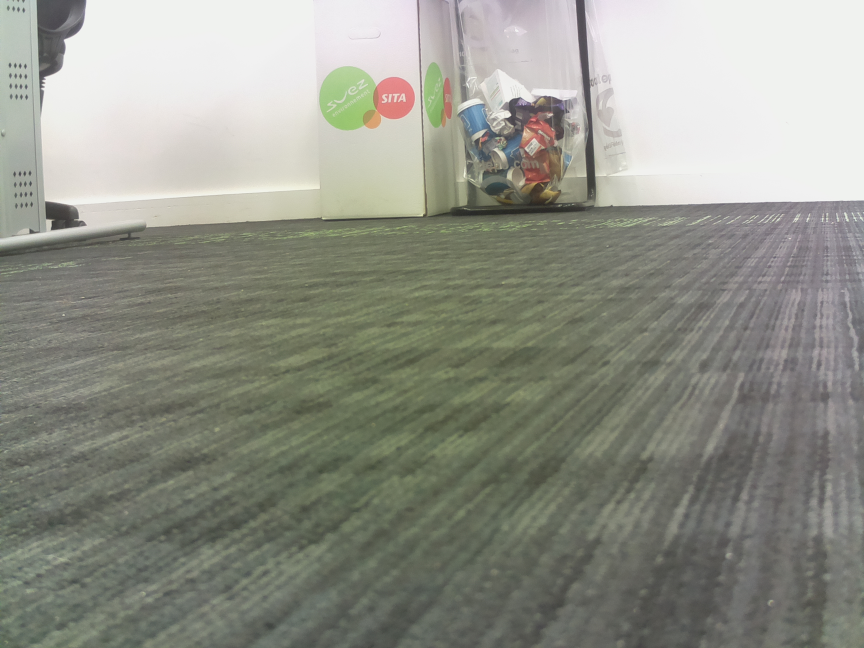
#> input picture alphabot-ppl/images/candidate2050.jpg, 2592 x 1944 px (shown at 1/3 size)
$ python -i dna.py   (imports and definitions only)   (Python 2 division)
#> lines starting #> are read from the running program, lines starting #| are printed output that depends on the picture; after the words box and inside, x2 and y2 are one past the last pixel; in counts of white or black regions, pixels touching at a corner belong together
#> further down, picture is the input picture: shape (1944, 2592, 3); mean B, G, R 136.2, 146.5, 144.8
from imutils import paths
import numpy as np
import imutils
import cv2
import math
from not_found_error import *

# initialize the known object width (cm), which in this case is the beacon
KNOWN_WIDTH = 8.5

# initialize camera-lenses real world distance (cm) from robot centre
DIST_FROM_CENTRE = 7

PIC_CENTRE_WIDTH = 1296 # x-centre-coordinate of the 2596x1944 resolution picture
FOCAL_LENGTH = 4305

# define the list of HSV boundaries (red, blue, purple, yellow, orange)
# IMPORTANT: colour boundaries should be in HSV: H (0-180) | S (0-255) | V (0-255)
COLOR_BOUNDARIES = [
    [([110, 120, 115], [180, 200, 255])],
    [([80, 100, 100], [110, 255, 255])],
    [([125, 10, 50], [160, 65 , 155])],
    [([20, 75, 125], [35, 255, 255])],
    [([5, 85, 100], [20, 230, 255])],
]

class Dna(object):
    def detect_color(self, image):
        # transfer to HSV colour space
        image = cv2.cvtColor(image, cv2.COLOR_BGR2HSV)
#> image: shape (1944, 2592, 3); mean H, S, V 46.4, 24.3, 148
	color = 0
	curr_width = 0
	# loop over the boundaries, find the most fitting color
	for boundaries in COLOR_BOUNDARIES:
		print("")
    		if (color == 0):
        		print("Looking for the Red Beacon...")
    		elif (color == 1):
        		print("Looking for the Blue Beacon...")
    		elif (color == 2):
        		print("Looking for the Purple Beacon...")
    		elif (color == 3):
        		print("Looking for the Yellow Beacon...")
    		else:
        		print("Looking for the Orange Beacon...")
    		for (lower, upper) in boundaries:
			# create NumPy arrays from the boundaries
        		lower = np.array(lower, dtype = "uint8")
        		upper = np.array(upper, dtype = "uint8")
        		# find the colors within the specified boundaries and apply
        		# the mask
        		mask = cv2.inRange(image, lower, upper)
                        # If searching for red, combine masks
                        if (color == 0):
                            mask = mask | cv2.inRange(image, np.array([0, 140, 115]), np.array([20, 200, 200]))

                        try:
				# find contour based on colour
        	                cnts = cv2.findContours(mask.copy(), cv2.RETR_LIST, cv2.CHAIN_APPROX_SIMPLE)
        		    	cnts = imutils.grab_contours(cnts)
        		    	c = max(cnts, key = cv2.contourArea)
			    	marker = cv2.minAreaRect(c)

			    	# Always looking for cylinders sitting on their bottom
            		    	if (marker[1][0] < marker[1][1]):
                	    		width = marker[1][0]
                			height = marker[1][1]
                			angle = marker[2]
            			else:
                			# Cannot be sitting on their side
                			raise ValueError
            			print("Candidate contour width, height and angle:")
            			print round(width), round(height), round(angle, 2)

            			# Check if feasible beacon marker
                                # 0: (WEAK) width must be greater than 100 pixels
                                if not(width >= 100):
                                        raise ValueError
                                # 1: width to height ratio must be within the range of [0.37, 0.45]
            			elif not((width/height >= 0.37) and (width/height <= 0.45)):
                			raise ValueError
            			# 2: angle must be within the range of [-5, 5]
            			elif not(angle >= -5 and angle <= 5):
                			raise ValueError

                        except ValueError:
				print('Not found!')
                                width = 0
            			continue
		if (width > curr_width):
            		curr_color = color
            		curr_width = width
			curr_cnt = c
                        break

    		color += 1
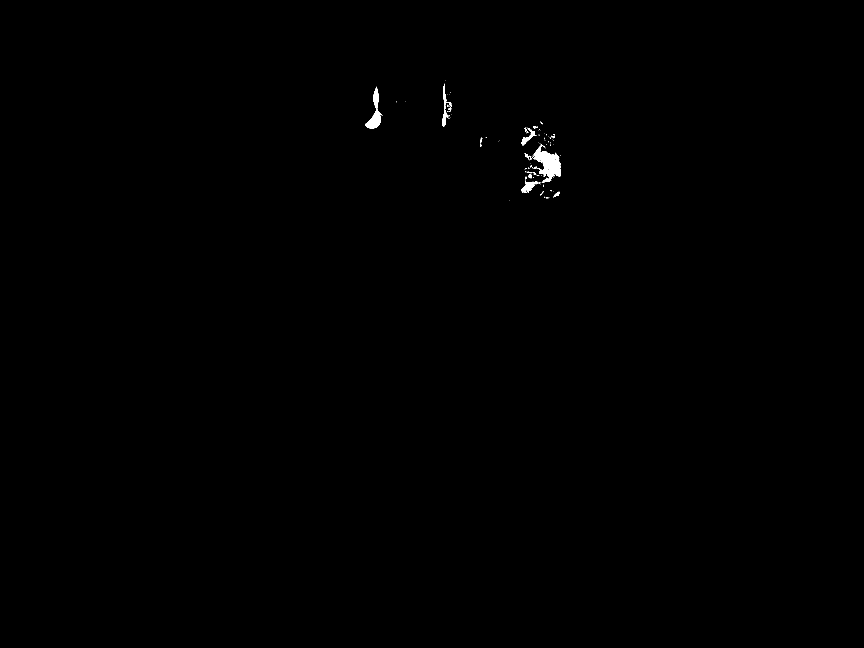
#> mask: shape (1944, 2592) (shown at 1/3 size); 0.19% white; 114 white regions (95 under 20 px), largest, box (x1, y1, x2, y2) and area: (1599, 437, 1683, 547) 4368, (1095, 260, 1148, 385) 2184, (1326, 251, 1355, 379) 826
#> after the loop, color = 5; curr_width = 0

	if (curr_width == 0):
    	    print "\nNo Beacon detected!"
#> (the run stopped early here; a loop or call above may not have finished)

$ run again, on alphabot-ppl/images/candidate2350.jpg
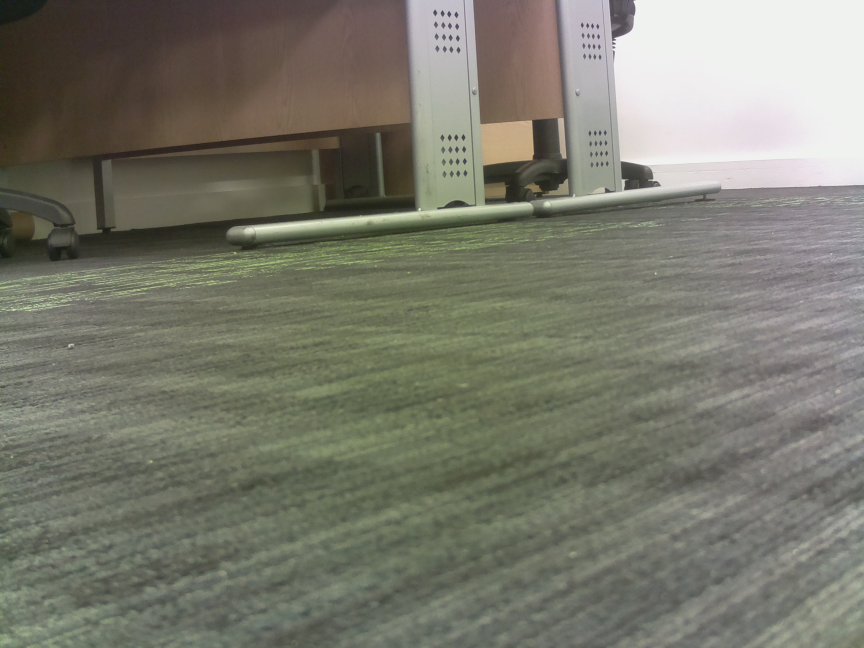
#> input picture alphabot-ppl/images/candidate2350.jpg, 2592 x 1944 px (shown at 1/3 size)
#> picture is the input picture: shape (1944, 2592, 3); mean B, G, R 108.9, 121.6, 121.5
#> image: shape (1944, 2592, 3); mean H, S, V 43.4, 38.3, 124.7
#> after the loop in detect_color, `for boundaries in COLOR_BOUNDARIES:`:
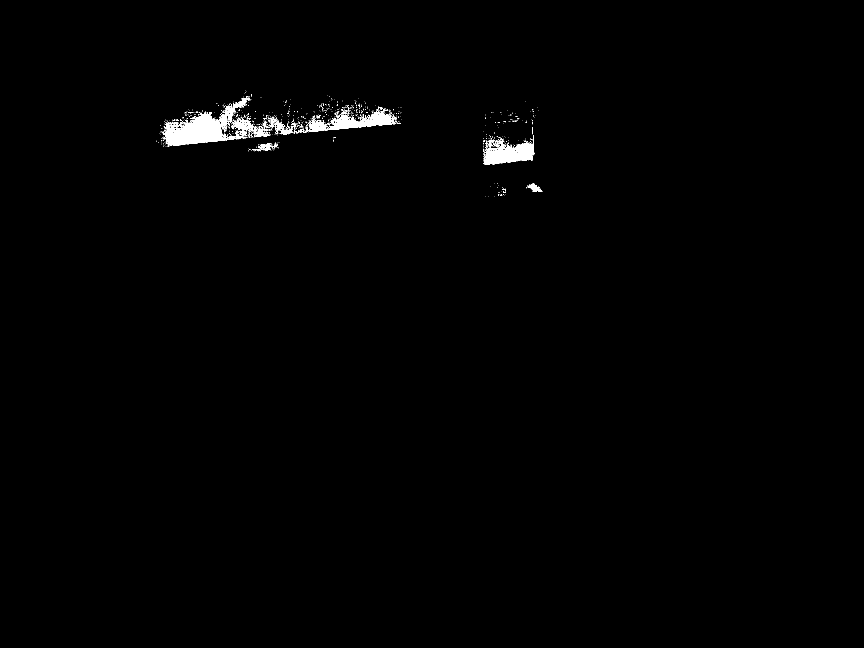
#> mask: shape (1944, 2592) (shown at 1/3 size); 0.66% white; 803 white regions (768 under 20 px), largest, box (x1, y1, x2, y2) and area: (490, 288, 750, 438) 12589, (1451, 405, 1603, 495) 6600, (924, 325, 1190, 396) 6073
#> after the loop in detect_color, `for boundaries in COLOR_BOUNDARIES:`: color = 5; curr_width = 0
